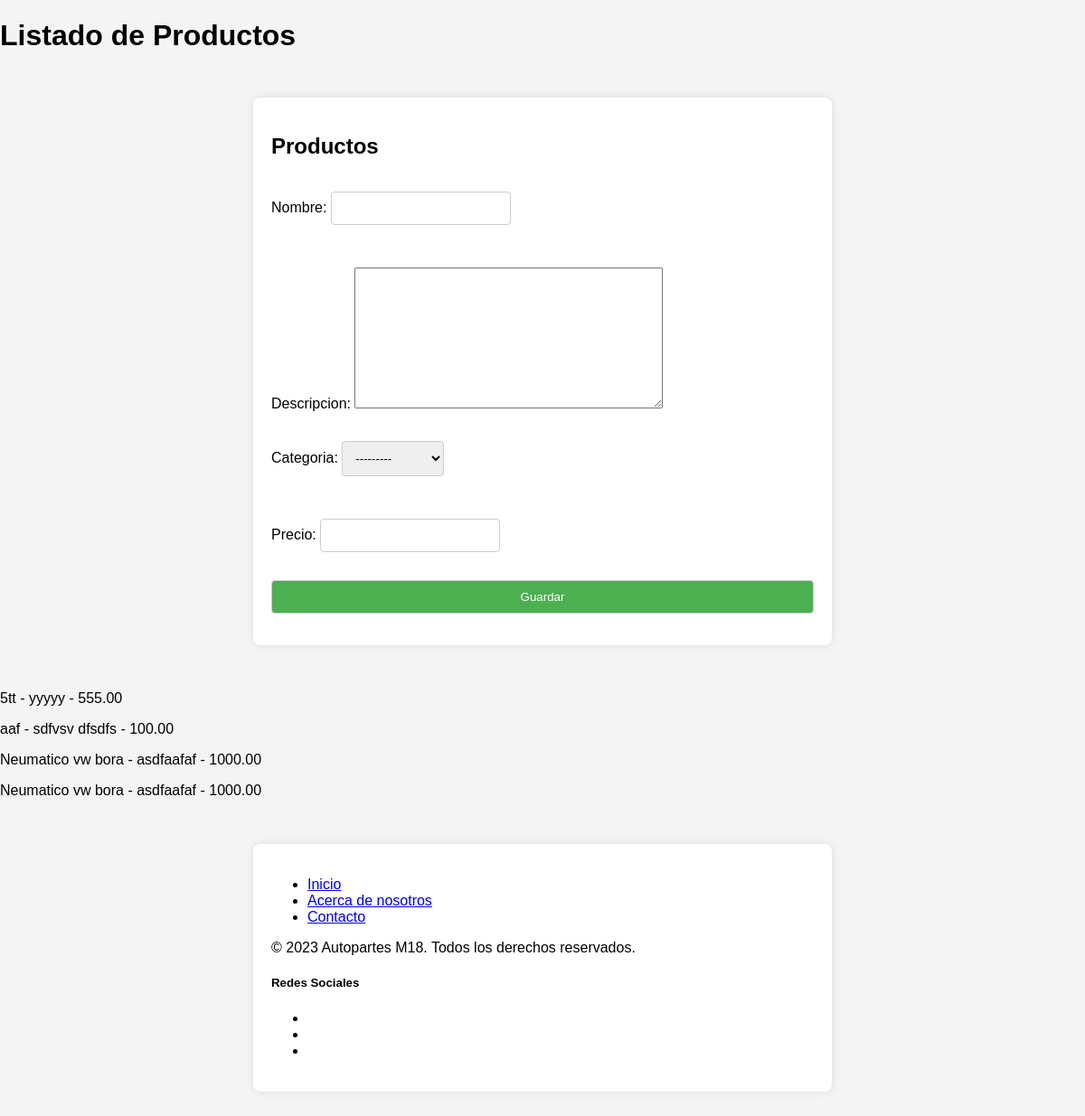
The app's page /miapp/procesar-producto/ with its own data.
### MiApp/models.py (models this page shows, shortened)
class Categoria(models.Model):
    nombre = models.CharField(max_length=100)
    def __str__(self):
        return self.nombre

class Producto(models.Model):
    nombre = models.CharField(max_length=100)
    descripcion = models.TextField()
    categoria = models.ForeignKey(Categoria, on_delete=models.CASCADE, related_name='productos')
    precio = models.DecimalField(max_digits=10, decimal_places=2)
    imagen = models.ImageField(upload_to='productos/', null=True, blank=True)

### MiApp/views.py (the view)
# urls.py: path('procesar-producto/', views.procesar_producto, name='procesar_producto'),
def procesar_producto(request):
    if request.method == 'POST':
        form = ProductoForm(request.POST)
        if form.is_valid():
            form.save()
            messages.success(request, 'Producto agregado correctamente.')
            return redirect('producto')
        else:
            messages.error(request, 'Error en el formulario. Por favor, corrige los errores.')
    else:
        form = ProductoForm()
    productos = Producto.objects.all()
    return render(request, 'producto.html', {'form': form, 'productos': productos})

### MiApp/forms.py
class ProductoForm(forms.ModelForm):
    class Meta:
        model = Producto
        fields = ['nombre', 'descripcion', 'categoria', 'precio']

### MiApp/templates/producto.html (shortened to what this page needs)
{% load static %}
<!DOCTYPE html>
<html lang="en">
<head>
    <link rel="stylesheet" href="{% static 'css/style.css' %}">
</head>
<body>
    <h1>Listado de Productos</h1>
    <div class="container">
        <h2>Productos</h2>
        <form method="post" action="{% url 'procesar_producto' %}">
            {{ form.as_p }}
            <input type="submit" value="Guardar">
        </form>
    </div>
    {% for producto in productos %}
        <p>{{ producto.nombre }} - {{ producto.descripcion }} - {{ producto.precio }}</p>
    {% endfor %}
    <footer class="bg-dark text-light py-4">
        <div class="container">
            <div class="row">
                <div class="col-md-6">
                    <ul class="list-unstyled">
                        <li><a href="#">Inicio</a></li>
                        <li><a href="#">Acerca de nosotros</a></li>
                        <li><a href="#">Contacto</a></li>
                    </ul>
                </div>
                <div class="col-md-6 text-md-right">
                    <p>&copy; 2023 Autopartes M18. Todos los derechos reservados.</p>
                </div>
                <div class="col-md-12 mt-3">
                    <h5>Redes Sociales</h5>
                    <ul class="list-inline">
                        <li class="list-inline-item"><a href="#" target="_blank"></a></li>
                        <li class="list-inline-item"><a href="#" target="_blank"></a></li>
                        <li class="list-inline-item"><a href="#" target="_blank"></a></li>
                    </ul>
                </div>
            </div>
        </div>
    </footer>
</body>
</html>

### static/css/style.css (style rules this page uses)
body { font-family: Arial, sans-serif; background-color: #f4f4f4; margin: 0; padding: 0; }
.container { max-width: 600px; margin: 50px auto; background-color: #fff; padding: 20px; border-radius: 8px; box-shadow: 0 0 10px rgba(0, 0, 0, 0.1); }
form { display: flex; flex-direction: column; }
label { margin-bottom: 8px; }
input, select { padding: 10px; margin-bottom: 15px; border: 1px solid #ccc; border-radius: 4px; box-sizing: border-box; }
input[type="submit"] { background-color: #4caf50; color: white; cursor: pointer; }

### records on screen
Producto: nombre "5tt", descripcion "yyyyy", precio "555.00"
Producto: nombre "aaf", descripcion "sdfvsv dfsdfs", precio "100.00"
Producto: nombre "Neumatico vw bora", descripcion "asdfaafaf", precio "1000.00"
Producto: nombre "Neumatico vw bora", descripcion "asdfaafaf", precio "1000.00"
